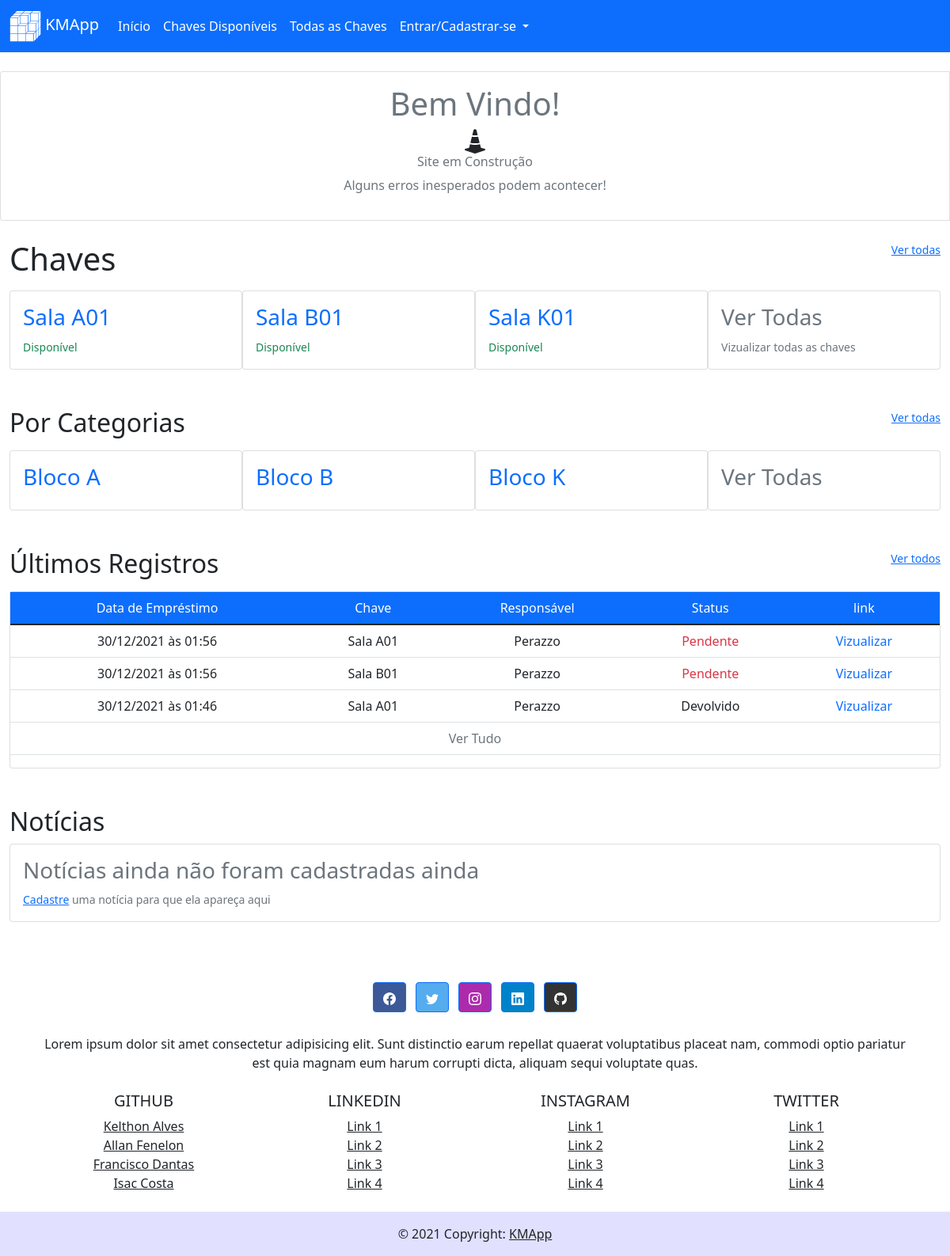
Before: / with the older database file.
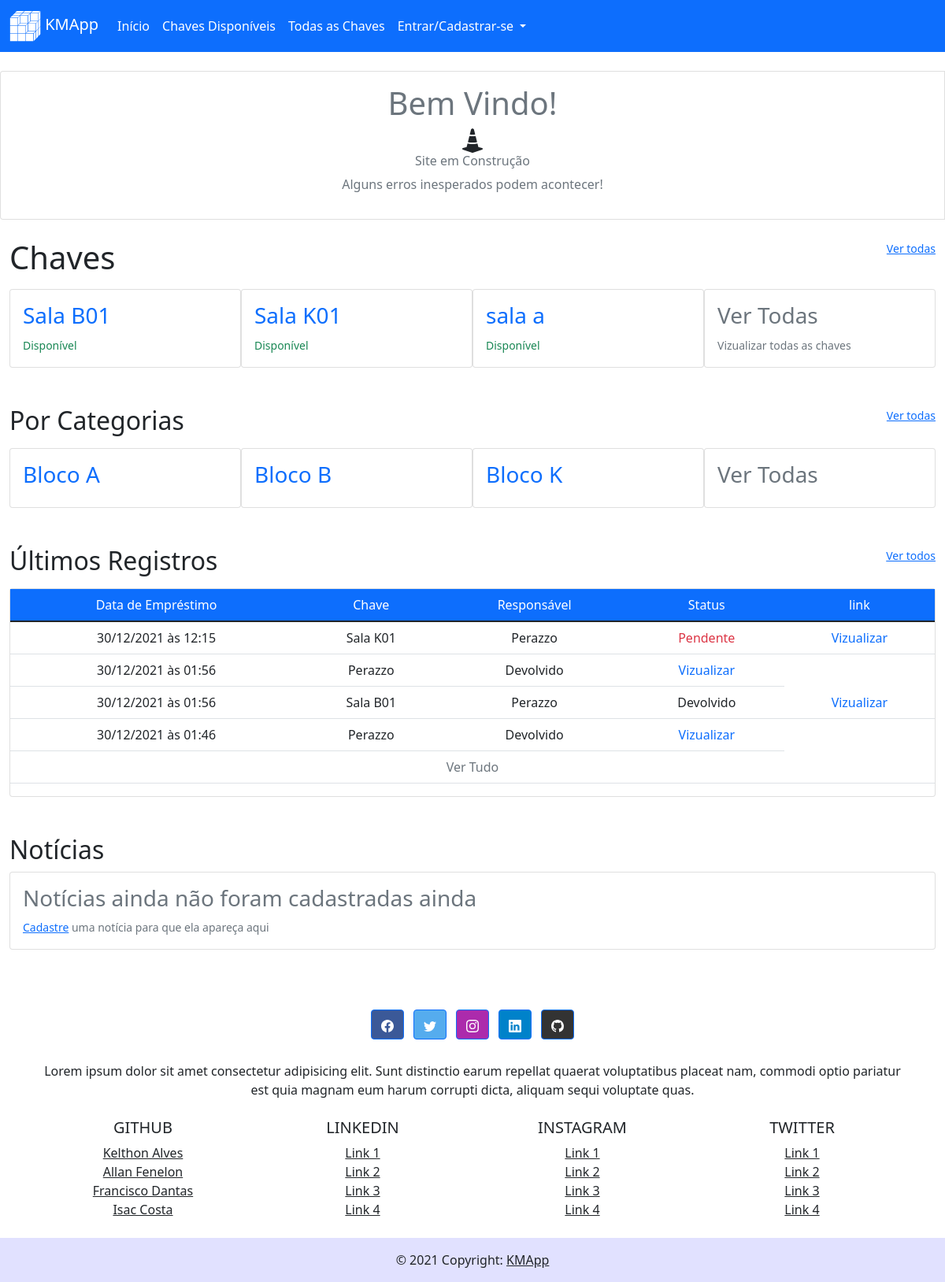
After: the same page with the newer database file.
### key_manager/models/key.py (models this page shows, shortened)
class Key(db.Model):
    __tablename__ = 'keys'
    id = db.Column(db.Integer, primary_key=True)
    key_category_id = db.Column(db.Integer, db.ForeignKey("categories.id"))
    key_avaliable = db.Column(db.Boolean, default=True)
    name = db.Column(db.String(100), unique=False, nullable=False)
    slug = db.Column(db.String(100), unique=True, nullable=False)
    creation_date = db.Column(db.DateTime, nullable=False, default=datetime.utcnow)

### key_manager/models/category.py (models this page shows, shortened)
class Category(db.Model):
    __tablename__ = 'categories'
    id = db.Column(db.Integer, primary_key=True)
    name = db.Column(db.String(100), unique=False, nullable=False)
    slug = db.Column(db.String(100), unique=True, nullable=False)
    creation_date = db.Column(db.DateTime, nullable=False, default=datetime.utcnow)

### key_manager/models/registry.py (models this page shows, shortened)
class Registry(db.Model):
    __tablename__ = 'registries'
    id = db.Column(db.Integer, primary_key=True)
    user_id = db.Column(db.Integer, db.ForeignKey('users.id'), nullable=False)
    key_loan_date = db.Column(db.DateTime, nullable=False, default=datetime.utcnow)
    key_return_date = db.Column(db.DateTime, nullable=True)
    key_id = db.Column(db.Integer, db.ForeignKey('keys.id'), nullable=False)
    holder_name = db.Column(db.String(100), nullable=False)
    holder_email = db.Column(db.String(100), nullable=True)

### key_manager/routes/index.py (the view)
@app.route('/')
def index():
    key_names = Key.query
    keys = Key.query.order_by(Key.name).limit(7)
    regs = Registry.query.order_by(Registry.key_loan_date.desc()).limit(7)
    cats = Category.query.order_by(Category.name).limit(7)
    news = News.query.order_by(News.date.desc()).all()
    return render_template('index.html', key_names=key_names, keys=keys, news=news, categories=cats, registries=regs, title="Gerenciador de Chaves UFCA KMAPP")

### key_manager/templates/index.html (shortened to what this page needs)
{% extends 'base.html' %}{% block content %}
    <div class=" card-group row mt-4">
        <div class="card">
            <div class="card-body">
                <h1 class="text-muted text-center">Bem Vindo!</h1>
                <div class="row">
                </div>
                <h6 class="text-muted text-center col-auto">Site em Construção</h6>
                <p class="text-muted text-center ">Alguns erros inesperados podem acontecer!</p>
            </div>
        </div>
    {% if keys %}
        <div class="container-fluid">
            <div class="row mt-4">
                <h1 class="col">Chaves</h1>
                <a class="col-auto" href="{{url_for('view.viewAllKeys')}}"><small>Ver todas</small></a>
            </div>
            <div class="card-group row-cols-4 mt-2">
                {% for key in keys %}
                <a class="text-decoration-none" href="{{url_for('view.viewKey', key_slug=key.slug)}}">
                    <div class="card">
                        <div class="card-body">
                            <h3>{{key.name}}</h3>
                            <small>
                                {% if key.key_avaliable %}<span class="text-success">Disponível</span>
                                {% else %}<span class="text-danger">Em uso</span>{% endif %}
                            </small>
                        </div>
                    </div>
                </a>
                {% endfor %}
                <a class="text-decoration-none" href="{{url_for('view.viewAllKeys')}}">
                    <div class="card">
                        <div class="card-body link-secondary">
                            <h3>Ver Todas</h3>
                            <small>Vizualizar todas as chaves</small>
                        </div>
                    </div>
                </a>
            </div>
        {% endif %}{% if categories %}
            <div class="row mt-5">
                <h2 class="col">Por Categorias</h2>
                <a class="col-auto" href="{{url_for('view.viewAllCategories')}}"><small>Ver todas</small></a>
            </div>
            <div class="card-group row-cols-4 mt-2">
                {% for category in categories %}
                <a class="text-decoration-none" href="{{url_for('view.viewCat', category_slug=category.slug)}}">
                    <div class="card">
                        <div class="card-body">
                            <h3>{{category.name}}</h3>
                        </div>
                    </div>
                </a>
                {% endfor %}
                <a class="text-decoration-none" href="{{url_for('view.viewAllCategories')}}">
                    <div class="card">
                        <div class="card-body link-secondary">
                            <h3>Ver Todas</h3>
                        </div>
                    </div>
                </a>
            </div>
            {% endif %}{% if registries%}
            <div class="row mt-5">
                <h2 class="col">Últimos Registros</h2>
                <a class="col-auto" href="{{url_for('view.viewAllRegistries')}}"><small>Ver todos</small></a>
            </div>
            <div class="card-group mt-2">
                <div class="card">
                    <div class="car-body">
                        <table class="table">
                            <thead class="bg-primary text-white">
                                <tr>
                                    <td class="col-auto text-center">Data de Empréstimo</td>
                                    <td class="col-auto text-center">Chave</td>
                                    <td class="col-auto text-center">Responsável</td>
                                    <td class="col-auto text-center">Status</td>
                                    <td class="col-auto text-center">link</td>
                                </tr>
                            </thead>
                            <tbody>
                            {% for registry in registries %}
                                <tr>
                                    <td class="col-auto text-center">{{ registry.key_loan_date.strftime("%d/%m/%Y às %H:%M") }}</td>
                                    {% for name in key_names.filter_by(id=registry.key_id).all() %}
                                    <td class="col-auto text-center">{{ name.name }}</td>
                                    {% endfor %}
                                    <td class="col-auto text-center">{{ registry.holder_name }}</td>
                                    <td class="col-auto text-center">
                                        {% if registry.key_return_date %}<span>Devolvido</span>
                                        {% else %}<span class="text-danger">Pendente</span>{% endif %}
                                    </td>
                                    <td class="col-auto text-center">
                                        <a class="text-decoration-none" href="{{url_for('view.viewReg', reg_id=registry.id)}}">Vizualizar</a>
                                    </td>
                                </tr>
                                {% endfor %}
                                <tr>
                                    <td class="col-auto text-center" colspan="5">
                                        <a class="text-decoration-none link-secondary" href="{{url_for('view.viewAllRegistries')}}">Ver Tudo</a>
                                    </td>
                                </tr>
                            </tbody>
                        </table>
                    </div>
                </div>
            </div>
        {% endif %}
        <div class="accordion accordion-flush mt-5 mb-5" id="accordionFlush">
            <h2>Notícias</h2>
            {% for noticia in news %}
            <div class="accordion-item">
                <h2 class="accordion-header" id="flush-heading{{noticia.id}}">
                    <button class="accordion-button collapsed" type="button" data-bs-toggle="collapse" data-bs-target="#flush-collapse{{noticia.id}}" aria-expanded="false" aria-controls="flush-collapse{{noticia.id}}">
                        {{noticia.title}}
                    </button>
                </h2>
                <div id="flush-collapse{{noticia.id}}" class="accordion-collapse collapse" aria-labelledby="flush-heading{{noticia.id}}" data-bs-parent="#accordionFlush">
                    <div class="accordion-body">{{noticia.content}}<p><small class="text-muted">{{noticia.date.strftime("%d/%m/%Y às %H:%M")}}</small></p></div>
                </div>
            </div>
            {% else %}
                <div class="card">
                    <div class="card-body text-muted">
                        <h3>Notícias ainda não foram cadastradas ainda</h3>
                        <small><a href="{{ url_for('cadastro.newNews') }}">Cadastre</a> uma notícia para que ela apareça aqui</small>
                    </div>
                </div>
            {% endfor %}
        </div>
{% endblock %}

### key_manager/templates/base.html (shortened to what this page needs)
 <!DOCTYPE html>
 <html lang="pt-br">
<head>
   <link href="https://cdn.jsdelivr.net/npm/bootstrap@5.1.3/dist/css/bootstrap.min.css" rel="stylesheet">
</head>
<body>
   {% include "partials/navbar.html" %}
   <article class="container-fluid">{% block content %}{% endblock %}</article>
   {% if hidden_footer != True %}{% include "partials/footer.html" %}{%endif%}
</body>
 </html>

### key_manager/templates/partials/navbar.html (shortened to what this page needs)
  <nav class="navbar navbar-expand-lg navbar-dark bg-primary">
    <div class="container-fluid">
      <a class="navbar-brand link-light" href="{{url_for('index')}}">
        KMApp
      </a>
      <div class="collapse navbar-collapse" id="navbarNavDropdown">
        <ul class="navbar-nav">
          <li class="nav-item">
            <a class="nav-link active" aria-current="page" href="{{url_for('index')}}">Início</a>
          </li>
          <li class="nav-item">
            <a class="nav-link active" href="{{ url_for('view.viewIndex') }}">Chaves Disponíveis</a>
          </li>
          <li class="nav-item">
            <a class="nav-link active" href="{{ url_for('view.viewAllKeys') }}">Todas as Chaves</a>
          </li>
          <li class="nav-item dropdown">
            <a class="nav-link dropdown-toggle active" href="{{ url_for('login') }}" id="navbarDropdownMenuLink" role="button" data-bs-toggle="dropdown" aria-expanded="false">
              {% if session.get('user_auth') %}{{ session.get('user_name') }}{% else %}Entrar/Cadastrar-se{% endif %}
            </a>
          </li>
        </ul>
      </div>
    </div>
  </nav>

### key_manager/templates/partials/footer.html (shortened to what this page needs)
<footer class="text-center sticky-bottom">
    <div class="container p-4">
      <section class="mb-4">
        <a class="btn btn-primary btn-floating m-1" style="background-color: #3b5998" href="https://facebook.com" role="button">
        </a>
        <a class="btn btn-primary btn-floating m-1" style="background-color: #55acee" href="https://twitter.com" role="button">
        </a>
        <a class="btn btn-primary btn-floating m-1" style="background-color: #ac2bac" href="https://instagram.com" role="button">
        </a>
        <a class="btn btn-primary btn-floating m-1" style="background-color: #0082ca" href="https://linkedin.com" role="button">
        </a>
        <a class="btn btn-primary btn-floating m-1" style="background-color: #333333" href="https://github.com/Kelthon/key-management-app" role="button">
        </a>
      </section>
      <section class="mb-4">
        <p>
          Lorem ipsum dolor sit amet consectetur adipisicing elit. Sunt
          distinctio earum repellat quaerat voluptatibus placeat nam,
          commodi optio pariatur est quia magnam eum harum corrupti dicta,
          aliquam sequi voluptate quas.
        </p>
      </section>
      <section class="">
        <div class="row">
          <div class="col-lg-3 col-md-6 mb-4 mb-md-0">
            <h5 class="text-uppercase">Github</h5>
            <ul class="list-unstyled mb-0">
              <li>
                <a href="https://github.com/Kelthon" class="text-dark">Kelthon Alves</a>
              </li>
              <li>
                <a href="https://github.com/muranoban" class="text-dark">Allan Fenelon</a>
              </li>
              <li>
                <a href="https://github.com/danttis" class="text-dark">Francisco Dantas</a>
              </li>
              <li>
                <a href="https://github.com/isacpxc" class="text-dark">Isac Costa</a>
              </li>
            </ul>
          </div>
          <div class="col-lg-3 col-md-6 mb-4 mb-md-0">
            <h5 class="text-uppercase">Linkedin</h5>
            <ul class="list-unstyled mb-0">
              <li>
                <a href="#!" class="text-dark">Link 1</a>
              </li>
              <li>
                <a href="#!" class="text-dark">Link 2</a>
              </li>
              <li>
                <a href="#!" class="text-dark">Link 3</a>
              </li>
              <li>
                <a href="#!" class="text-dark">Link 4</a>
              </li>
            </ul>
          </div>
          <div class="col-lg-3 col-md-6 mb-4 mb-md-0">
            <h5 class="text-uppercase">Instagram</h5>
            <ul class="list-unstyled mb-0">
              <li>
                <a href="#!" class="text-dark">Link 1</a>
              </li>
              <li>
                <a href="#!" class="text-dark">Link 2</a>
              </li>
              <li>
                <a href="#!" class="text-dark">Link 3</a>
              </li>
              <li>
                <a href="#!" class="text-dark">Link 4</a>
              </li>
            </ul>
          </div>
          <div class="col-lg-3 col-md-6 mb-4 mb-md-0">
            <h5 class="text-uppercase">Twitter</h5>
            <ul class="list-unstyled mb-0">
              <li>
                <a href="#!" class="text-dark">Link 1</a>
              </li>
              <li>
                <a href="#!" class="text-dark">Link 2</a>
              </li>
              <li>
                <a href="#!" class="text-dark">Link 3</a>
              </li>
              <li>
                <a href="#!" class="text-dark">Link 4</a>
              </li>
            </ul>
          </div>
        </div>
      </section>
    </div>
    <div class="text-center p-3" style="background-color: #e1e1ff;">
      © 2021 Copyright:
      <a class="text-dark" href="#">KMApp</a>
    </div>
  </footer>

Changed rows visible on the page:
removed Key: name "Sala A01", key_avaliable "Disponível"
added Key: name "sala a", key_avaliable "Disponível", shown under "Chaves"
added Registry: key_loan_date "30/12/2021 às 12:15", holder_name "Perazzo", shows "Pendente", Key (name "Sala K01")
changed Registry (number 2 of 4 on the later page): key_return_date "Pendente" → "Devolvido"
changed Registry (number 3 of 4 on the later page): key_return_date "Pendente" → "Devolvido"
